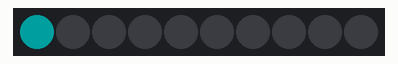
Recording of a sketch running on a simulated Arduino Uno, built with avr-gcc and run on an emulated ATmega328P. Parts: 10 RGB LEDs in strip order, left to right. Dim RGB values are drawn brighter than linear.

Above: at 0.1 s.
At 0.5 s:
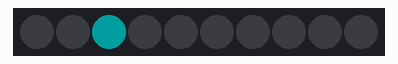
At 1.1 s:
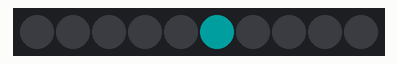
At 1.7 s:
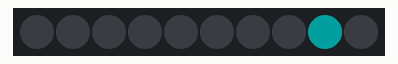
At 2.3 s:
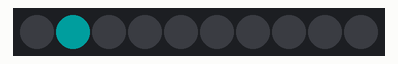

Measured:
- by itself, everything shown: repeats every 2.0 s, in 10 steps

The sketch:

Neopixelstreifen03.ino
```cpp
/* Verdrahtung:
(5V-Netzteil mit Arduino verbunden)
Arduino --- NeoPixel-Streifen
Vin     --- +5V
Pin 6  --- dPin
GND    --- GND
*/

#include <Adafruit_NeoPixel.h>
int PIN = 6;
int NUMPIXELS = 10;

Adafruit_NeoPixel pixels = Adafruit_NeoPixel(NUMPIXELS, PIN, NEO_GRB + NEO_KHZ800);

void setup() {
  pixels.begin();
}

void loop() {
  /*
  Die einzelnen LEDs werden in folgendem Beispiel durch eine for-Schleife ein-
  und ausgeschaltet. Die Position wird dabei nicht direkt angegeben, sondern durch
  die Variable i, welche Werte zwischen 0 und 9 durchläuft.
  */
  for (int i = 0; i < NUMPIXELS; i++) {
    pixels.setPixelColor(i, pixels.Color(0, 30, 30));
    pixels.setPixelColor(i-1, pixels.Color(0, 0, 0));
    pixels.show();
    delay(200);
  }

  pixels.clear(); // Mit diesem Befehl werden alle LEDs ausgeschaltet.
}
```
